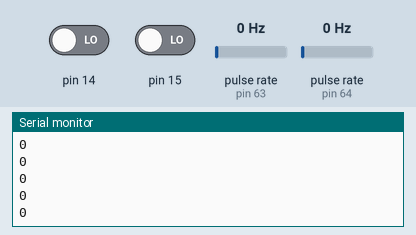
Bench run of a sketch on a simulated Arduino Mega 2560, built with avr-gcc and run on an emulated ATmega2560. On the bench: the last lines printed to the serial monitor. Wiring (inferred from the names in the program): 2 × pulse sensor: data pin 63 / data pin 64. The inputs (shaded band) are chosen by the test bench; at power-on: pulse rate (sensors on pin 63, pin 64) 0 Hz, pin 14 LOW, pin 15 LOW.

Above: at 0.8 s.
0.9 s: pulse rate (sensor on pin 63) set to 4 Hz
At 1.9 s:
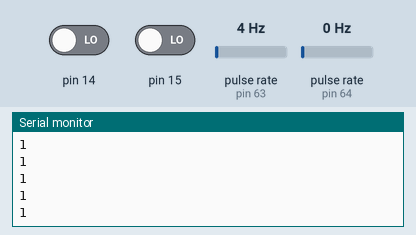
2.4 s: pulse rate (sensor on pin 64) set to 4 Hz
At 2.9 s:
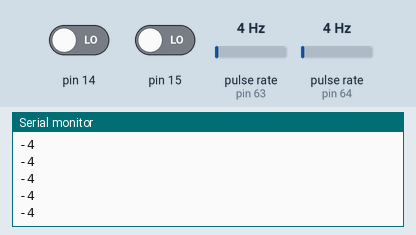
3.9 s: pin 14 driven HIGH
At 5.0 s:
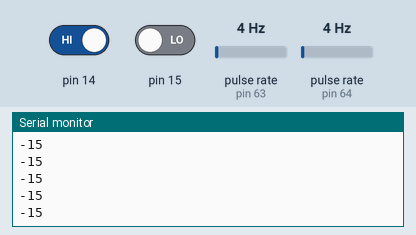
5.4 s: pulse rate (sensor on pin 63) set to 50 Hz
At 6.1 s:
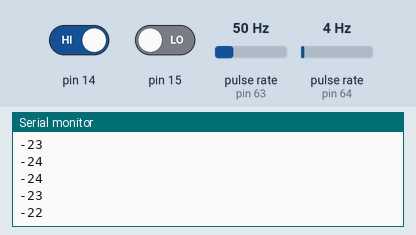
6.9 s: pin 15 driven HIGH
8.4 s: pulse rate (sensor on pin 64) set to 50 Hz
At 9.2 s:
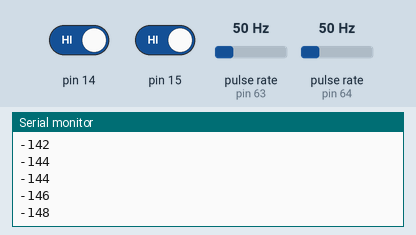
Timing chart, 0 to 10.3 s (numbered marks = the images above; inputs shaded):
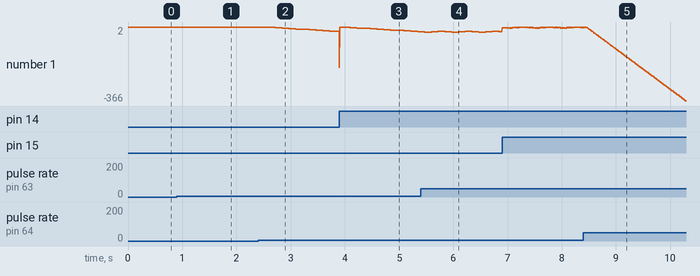

The sketch:

encoder_test.ino
```cpp
/* Encoder stepper*/
#define stepper_encoder_1 PK1 // A9 (PCINT 17)
#define stepper_encoder_2 PK2 // A10 (PCINT 18)

uint16_t c0, d0, c1, d1;
int stepper_encoder_counts =0;
int main()
{ Serial.begin(9600);
  DDRK &= ~(1<< stepper_encoder_2)|(1<< stepper_encoder_1);
  PORTK |= (1<< stepper_encoder_2)|(1<< stepper_encoder_1);
  encoder_setup();

  while(1){
    Serial.println(stepper_encoder_counts);
  }
}
void encoder_setup () {
  cli();
  PCICR = (1 << PCIE1)|(1<< PCIE2);
  PCMSK1 = (1 << PCINT9) | (1 << PCINT10);
  PCMSK2 = (1 << PCINT17) | (1<< PCINT18);
  sei();
}
ISR (PCINT2_vect)
{
  c0 = ~PINK & 0x02; //encoder_signal_1 (Pk1)
  d0 = ~PINK & 0x04; //encoder_signal_2 (Pk2)
  if (c0 != c1) {
    if (c0) {
      if (d0) stepper_encoder_counts++;
      else stepper_encoder_counts--;
    }
    else {
      if (d0) stepper_encoder_counts--;
      else stepper_encoder_counts++;
    }
  }
  else if (d0 != d1) {
    if (d0) {
      if (c0) stepper_encoder_counts--;
      else stepper_encoder_counts++;
    }
    else {
      if (c0) stepper_encoder_counts++;
      else stepper_encoder_counts--;
    }
  }
  c1 = c0;
  d1 = d0;
}
```

Measured:
- after the input at 0.9 s, the serial monitor: prints a new line after 0.20 s (image 1)
- after the input at 2.4 s, the serial monitor: prints a new line after 0.32 s (image 2)
- after the input at 3.9 s, the serial monitor: prints a new line after 0.19 s (image 3)
- after the input at 5.4 s, the serial monitor: prints a new line after 0.08 s (image 4)
- after the input at 8.4 s, the serial monitor: prints a new line after 0.08 s (image 5)
- plotted number 1: 0 → 1 after the input at 0.9 s, 1 → -201 after the input at 2.4 s, -201 → -21 after the input at 3.9 s, -21 → -22 after the input at 5.4 s, -22 → 0 after the input at 6.9 s
